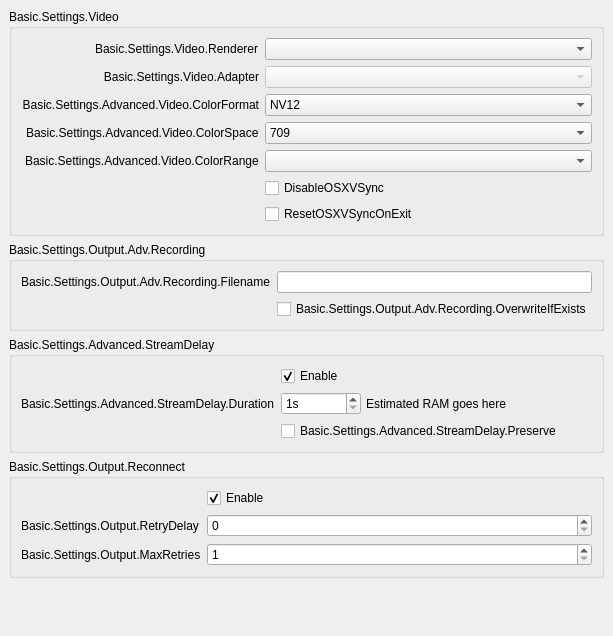
           <widget class="QWidget" name="scrollAreaWidgetContents">
            <property name="geometry">
             <rect>
              <x>0</x>
              <y>0</y>

              <width>559</width>
              <height>563</height>
             </rect>
            </property>
            <layout class="QVBoxLayout" name="verticalLayout_16">
             <property name="leftMargin">
              <number>0</number>
             </property>
             <property name="topMargin">
              <number>0</number>
             </property>
             <property name="rightMargin">
              <number>0</number>
             </property>
             <property name="bottomMargin">
              <number>9</number>
             </property>
             <item alignment="Qt::AlignTop">
              <widget class="QWidget" name="widget_11" native="true">
               <layout class="QVBoxLayout" name="verticalLayout_17">
                <item>
                 <widget class="QGroupBox" name="advancedVideoContainer">
                  <property name="title">
                   <string>Basic.Settings.Video</string>
                  </property>
                  <layout class="QFormLayout" name="formLayout_14">
                   <property name="fieldGrowthPolicy">
                    <enum>QFormLayout::AllNonFixedFieldsGrow</enum>
                   </property>
                   <property name="labelAlignment">
                    <set>Qt::AlignRight|Qt::AlignTrailing|Qt::AlignVCenter</set>
                   </property>
                   <item row="2" column="0">
                    <widget class="QLabel" name="label_30">
                     <property name="minimumSize">
                      <size>
                       <width>0</width>
                       <height>0</height>
                      </size>
                     </property>
                     <property name="text">
                      <string>Basic.Settings.Advanced.Video.ColorFormat</string>
                     </property>
                     <property name="alignment">
                      <set>Qt::AlignRight|Qt::AlignTrailing|Qt::AlignVCenter</set>
                     </property>
                     <property name="buddy">
                      <cstring>colorFormat</cstring>
                     </property>
                    </widget>
                   </item>
                   <item row="2" column="1">
                    <widget class="QComboBox" name="colorFormat">
                     <item>
                      <property name="text">
                       <string notr="true">NV12</string>
                      </property>
                     </item>
                     <item>
                      <property name="text">
                       <string notr="true">I420</string>
                      </property>
                     </item>
                     <item>
                      <property name="text">
                       <string>I444</string>
                      </property>
                     </item>
                     <item>
                      <property name="text">
                       <string notr="true">RGB</string>
                      </property>
                     </item>
                    </widget>
                   </item>
                   <item row="4" column="0">
                    <widget class="QLabel" name="label_34">
                     <property name="text">
                      <string>Basic.Settings.Advanced.Video.ColorRange</string>
                     </property>
                     <property name="buddy">
                      <cstring>colorRange</cstring>
                     </property>
                    </widget>
                   </item>
                   <item row="4" column="1">
                    <widget class="QComboBox" name="colorRange"/>
                   </item>
                   <item row="3" column="0">
                    <widget class="QLabel" name="label_33">
                     <property name="text">
                      <string>Basic.Settings.Advanced.Video.ColorSpace</string>
                     </property>
                     <property name="buddy">
                      <cstring>colorSpace</cstring>
                     </property>
                    </widget>
                   </item>
                   <item row="3" column="1">
                    <widget class="QComboBox" name="colorSpace">
                     <item>
                      <property name="text">
                       <string notr="true">709</string>
                      </property>
                     </item>
                     <item>
                      <property name="text">
                       <string notr="true">601</string>
                      </property>
                     </item>
                    </widget>
                   </item>
                   <item row="0" column="0">
                    <widget class="QLabel" name="rendererLabel">
                     <property name="text">
                      <string>Basic.Settings.Video.Renderer</string>
                     </property>
                     <property name="buddy">
                      <cstring>renderer</cstring>
                     </property>
                    </widget>
                   </item>
                   <item row="0" column="1">
                    <widget class="QComboBox" name="renderer">
                     <property name="currentText">
                      <string notr="true"/>
                     </property>
                    </widget>
                   </item>
                   <item row="1" column="0">
                    <widget class="QLabel" name="adapterLabel">
                     <property name="text">
                      <string>Basic.Settings.Video.Adapter</string>
                     </property>
                     <property name="alignment">
                      <set>Qt::AlignRight|Qt::AlignTrailing|Qt::AlignVCenter</set>
                     </property>
                     <property name="buddy">
                      <cstring>adapter</cstring>
                     </property>
                    </widget>
                   </item>
                   <item row="1" column="1">
                    <widget class="QComboBox" name="adapter">
                     <property name="enabled">
                      <bool>false</bool>
                     </property>
                     <property name="currentText">
                      <string notr="true"/>
                     </property>
                    </widget>
                   </item>
                   <item row="5" column="1">
                    <widget class="QCheckBox" name="disableOSXVSync">
                     <property name="text">
                      <string>DisableOSXVSync</string>
                     </property>
                    </widget>
                   </item>
                   <item row="6" column="1">
                    <widget class="QCheckBox" name="resetOSXVSync">
                     <property name="text">
                      <string>ResetOSXVSyncOnExit</string>
                     </property>
                    </widget>
                   </item>
                  </layout>
                 </widget>
                </item>
                <item>
                 <widget class="QGroupBox" name="groupBox_6">
                  <property name="title">
                   <string>Basic.Settings.Output.Adv.Recording</string>
                  </property>
                  <layout class="QFormLayout" name="formLayout_17">
                   <item row="0" column="0">
                    <widget class="QLabel" name="label_7">
                     <property name="text">
                      <string>Basic.Settings.Output.Adv.Recording.Filename</string>
                     </property>
                    </widget>
                   </item>
                   <item row="0" column="1">
                    <widget class="QLineEdit" name="filenameFormatting"/>
                   </item>
                   <item row="1" column="1">
                    <widget class="QCheckBox" name="overwriteIfExists">
                     <property name="text">
                      <string>Basic.Settings.Output.Adv.Recording.OverwriteIfExists</string>
                     </property>
                    </widget>
                   </item>
                  </layout>
                 </widget>
                </item>
                <item>
                 <widget class="QGroupBox" name="groupBox_5">
                  <property name="title">
                   <string>Basic.Settings.Advanced.StreamDelay</string>
                  </property>
                  <layout class="QFormLayout" name="formLayout_18">
                   <item row="0" column="1">
                    <widget class="QCheckBox" name="streamDelayEnable">
                     <property name="text">
                      <string>Enable</string>
                     </property>
                     <property name="checked">
                      <bool>true</bool>
                     </property>
                    </widget>
                   </item>
                   <item row="1" column="0">
                    <widget class="QLabel" name="label_56">
                     <property name="text">
                      <string>Basic.Settings.Advanced.StreamDelay.Duration</string>
                     </property>
                     <property name="buddy">
                      <cstring>streamDelaySec</cstring>
                     </property>
                    </widget>
                   </item>
                   <item row="1" column="1">
                    <widget class="QWidget" name="widget_12" native="true">
                     <property name="enabled">
                      <bool>true</bool>
                     </property>
                     <layout class="QHBoxLayout" name="horizontalLayout_13">
                      <property name="spacing">
                       <number>5</number>
                      </property>
                      <property name="leftMargin">
                       <number>0</number>
                      </property>
                      <property name="topMargin">
                       <number>0</number>
                      </property>
                      <property name="rightMargin">
                       <number>0</number>
                      </property>
                      <property name="bottomMargin">
                       <number>0</number>
                      </property>
                      <item>
                       <widget class="QSpinBox" name="streamDelaySec">
                        <property name="enabled">
                         <bool>true</bool>
                        </property>
                        <property name="sizePolicy">
                         <sizepolicy hsizetype="Maximum" vsizetype="Fixed">
                          <horstretch>0</horstretch>
                          <verstretch>0</verstretch>
                         </sizepolicy>
                        </property>
                        <property name="minimumSize">
                         <size>
                          <width>80</width>
                          <height>0</height>
                         </size>
                        </property>
                        <property name="suffix">
                         <string notr="true">s</string>
                        </property>
                        <property name="minimum">
                         <number>1</number>
                        </property>
                        <property name="maximum">
                         <number>1800</number>
                        </property>
                       </widget>
                      </item>
                      <item>
                       <widget class="QLabel" name="streamDelayInfo">
                        <property name="text">
                         <string notr="true">Estimated RAM goes here</string>
                        </property>
                       </widget>
                      </item>
                     </layout>
                    </widget>
                   </item>
                   <item row="2" column="1">
                    <widget class="QCheckBox" name="streamDelayPreserve">
                     <property name="text">
                      <string>Basic.Settings.Advanced.StreamDelay.Preserve</string>
                     </property>
                    </widget>
                   </item>
                  </layout>
                 </widget>
                </item>
                <item>
                 <widget class="QGroupBox" name="groupBox_7">
                  <property name="title">
                   <string>Basic.Settings.Output.Reconnect</string>
                  </property>
                  <layout class="QFormLayout" name="formLayout_19">
                   <property name="fieldGrowthPolicy">
                    <enum>QFormLayout::AllNonFixedFieldsGrow</enum>
                   </property>
                   <item row="1" column="0">
                    <widget class="QLabel" name="label_17">
                     <property name="text">
                      <string>Basic.Settings.Output.RetryDelay</string>
                     </property>
                     <property name="buddy">
                      <cstring>reconnectRetryDelay</cstring>
                     </property>
                    </widget>
                   </item>
                   <item row="0" column="1">
                    <widget class="QCheckBox" name="reconnectEnable">
                     <property name="text">
                      <string>Enable</string>
                     </property>
                     <property name="checked">
                      <bool>true</bool>
                     </property>
                    </widget>
                   </item>
                   <item row="1" column="1">
                    <widget class="QSpinBox" name="reconnectRetryDelay">
                     <property name="maximum">
                      <number>30</number>
                     </property>
                    </widget>
                   </item>
                   <item row="2" column="0">
                    <widget class="QLabel" name="label_22">
                     <property name="text">
                      <string>Basic.Settings.Output.MaxRetries</string>
                     </property>
                     <property name="buddy">
                      <cstring>reconnectMaxRetries</cstring>
                     </property>
                    </widget>
                   </item>
                   <item row="2" column="1">
                    <widget class="QSpinBox" name="reconnectMaxRetries">
                     <property name="minimum">
                      <number>1</number>
                     </property>
                     <property name="maximum">
                      <number>10000</number>
                     </property>
                    </widget>
                   </item>
                  </layout>
                 </widget>
                </item>
                <item>
                 <widget class="QLabel" name="advancedMsg">
                  <property name="styleSheet">
                   <string notr="true">color: rgb(255, 0, 4);</string>
                  </property>
                  <property name="text">
                   <string notr="true"/>
                  </property>
                  <property name="wordWrap">
                   <bool>true</bool>
                  </property>
                 </widget>
                </item>
                <item>
                 <widget class="QLabel" name="advancedMsg2">
                  <property name="styleSheet">
                   <string notr="true">color: rgb(255, 0, 4);</string>
                  </property>
                  <property name="text">
                   <string notr="true"/>
                  </property>
                  <property name="wordWrap">
                   <bool>true</bool>
                  </property>
                 </widget>
                </item>
               </layout>
              </widget>
             </item>
            </layout>
           </widget>
